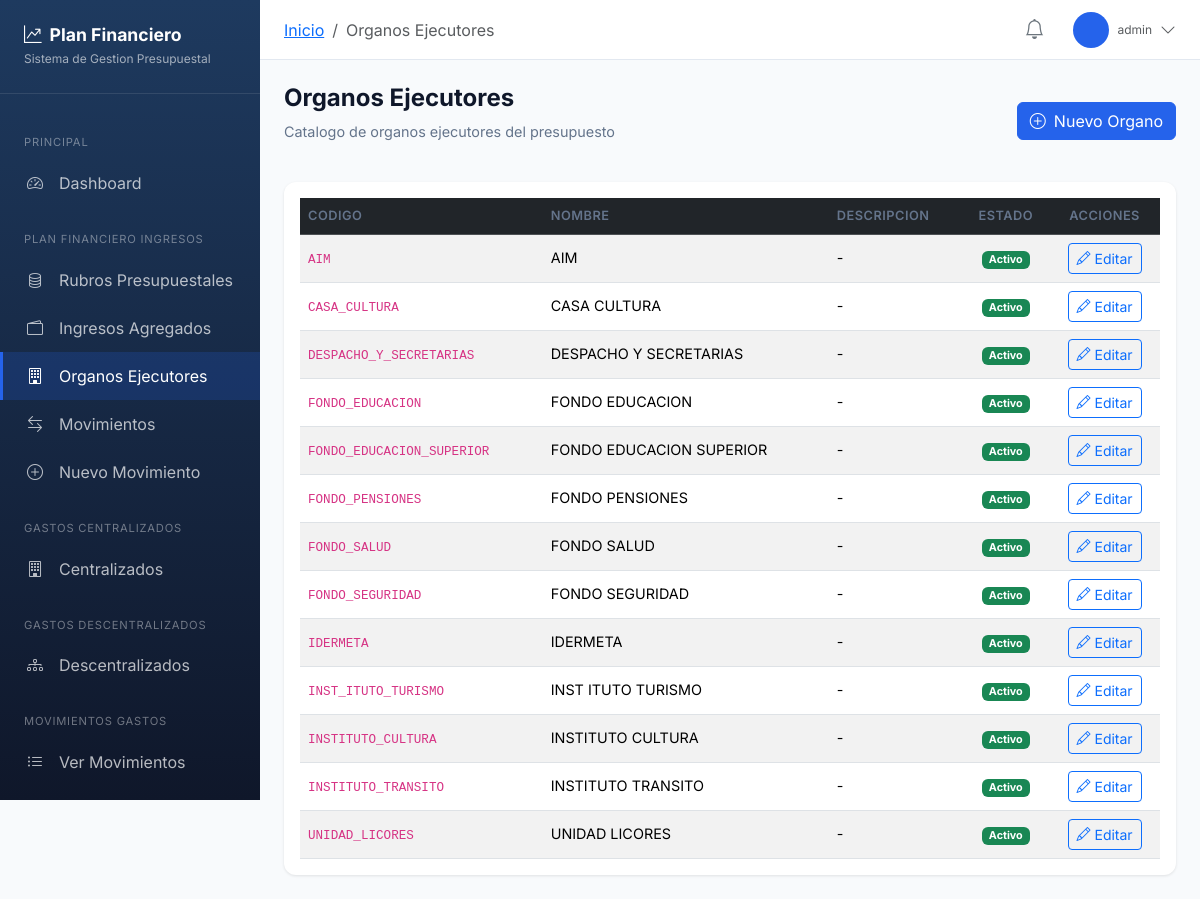
Screenshot of /app/organos/ (signed in) with the database file from the repository.
### planfinanciero/models.py (models this page shows, shortened)
class OrganoEjecutor(models.Model):
    codigo = models.CharField(max_length=50, unique=True, verbose_name="Código")
    nombre = models.CharField(max_length=200, verbose_name="Nombre")
    descripcion = models.TextField(blank=True, verbose_name="Descripción")
    activo = models.BooleanField(default=True)
    class Meta:
        verbose_name = "Órgano Ejecutor"
        verbose_name_plural = "Órganos Ejecutores"
        ordering = ['nombre']

### planfinanciero/views.py (the view)
# urls.py: path('organos/', views.organos_lista, name='organos_lista'),
@login_required
def organos_lista(request):
    organos = OrganoEjecutor.objects.all()
    return render(request, 'planfinanciero/organos_lista.html', {'organos': organos})

### templates/planfinanciero/organos_lista.html (shortened to what this page needs)
{% extends 'planfinanciero/base_app.html' %}
{% block breadcrumb %}
<li class="breadcrumb-item active">Organos Ejecutores</li>
{% endblock %}
{% block content %}
<div class="d-flex justify-content-between align-items-center mb-4">
    <div>
        <h1 class="page-title">Organos Ejecutores</h1>
        <p class="page-subtitle">Catalogo de organos ejecutores del presupuesto</p>
    </div>
    <a href="{% url 'planfinanciero:organo_crear' %}" class="btn btn-primary">
        <i class="bi bi-plus-circle me-2"></i>Nuevo Organo
    </a>
</div>
<div class="card">
    <div class="card-body">
        <div class="table-responsive">
            <table class="table table-striped table-hover">
                <thead class="table-dark">
                    <tr>
                        <th>Codigo</th>
                        <th>Nombre</th>
                        <th>Descripcion</th>
                        <th class="text-center">Estado</th>
                        <th class="text-center">Acciones</th>
                    </tr>
                </thead>
                <tbody>
                    {% for organo in organos %}
                    <tr>
                        <td><code>{{ organo.codigo }}</code></td>
                        <td>{{ organo.nombre }}</td>
                        <td>{{ organo.descripcion|default:"-"|truncatewords:10 }}</td>
                        <td class="text-center">
                            {% if organo.activo %}
                            <span class="badge bg-success">Activo</span>
                            {% else %}
                            <span class="badge bg-secondary">Inactivo</span>
                            {% endif %}
                        </td>
                        <td class="text-center">
                            <a href="{% url 'planfinanciero:organo_editar' organo.pk %}" class="btn btn-sm btn-outline-primary">
                                <i class="bi bi-pencil"></i> Editar
                            </a>
                        </td>
                    </tr>
                    {% empty %}
                    <tr>
                        <td colspan="5" class="text-center text-muted">No hay organos ejecutores registrados</td>
                    </tr>
                    {% endfor %}
                </tbody>
            </table>
        </div>
    </div>
</div>
{% endblock %}

### templates/planfinanciero/base_app.html (shortened to what this page needs)
{% extends 'base.html' %}
{% load humanize %}
{% block body %}
<nav class="sidebar" id="sidebar">
    <div class="sidebar-brand">
        <h4><i class="bi bi-graph-up-arrow me-2"></i>Plan Financiero</h4>
        <small>Sistema de Gestion Presupuestal</small>
    </div>
    <div class="sidebar-nav">
        <div class="nav-section">Principal</div>
        <a href="{% url 'planfinanciero:dashboard' %}" class="nav-link {% if request.resolver_match.url_name == 'dashboard' %}active{% endif %}">
            <i class="bi bi-speedometer2"></i>
            <span>Dashboard</span>
        </a>
        <div class="nav-section">Plan Financiero Ingresos</div>
        <a href="{% url 'planfinanciero:rubros_lista' %}" class="nav-link {% if 'rubro' in request.resolver_match.url_name and 'gasto' not in request.resolver_match.url_name %}active{% endif %}">
            <i class="bi bi-database"></i>
            <span>Rubros Presupuestales</span>
        </a>
        <a href="{% url 'planfinanciero:fuentes_lista' %}" class="nav-link {% if 'fuente' in request.resolver_match.url_name %}active{% endif %}">
            <i class="bi bi-wallet2"></i>
            <span>Ingresos Agregados</span>
        </a>
        <a href="{% url 'planfinanciero:organos_lista' %}" class="nav-link {% if 'organo' in request.resolver_match.url_name %}active{% endif %}">
            <i class="bi bi-building"></i>
            <span>Organos Ejecutores</span>
        </a>
        <a href="{% url 'planfinanciero:movimientos_lista' %}" class="nav-link {% if 'movimiento' in request.resolver_match.url_name and 'gasto' not in request.resolver_match.url_name %}active{% endif %}">
            <i class="bi bi-arrow-left-right"></i>
            <span>Movimientos</span>
        </a>
        <a href="{% url 'planfinanciero:movimiento_crear' %}" class="nav-link">
            <i class="bi bi-plus-circle"></i>
            <span>Nuevo Movimiento</span>
        </a>
        <div class="nav-section">Gastos Centralizados</div>
        <a href="{% url 'planfinanciero:gastos_centralizados' %}" class="nav-link ">
            <i class="bi bi-building"></i>
            <span>Centralizados</span>
        </a>
        <div class="nav-section">Gastos Descentralizados</div>
        <a href="{% url 'planfinanciero:gastos_descentralizados' %}" class="nav-link {% if request.resolver_match.url_name == 'gastos_descentralizados' or tipo_entidad == 'DESCENTRALIZADO' %}active{% endif %}">
            <i class="bi bi-diagram-3"></i>
            <span>Descentralizados</span>
        </a>
        <div class="nav-section">Movimientos Gastos</div>
        <a href="{% url 'planfinanciero:gastos_movimientos_lista' %}" class="nav-link {% if 'gastos_movimiento' in request.resolver_match.url_name %}active{% endif %}">
            <i class="bi bi-list-ul"></i>
            <span>Ver Movimientos</span>
        </a>
        <a href="{% url 'planfinanciero:gastos_movimiento_crear' %}" class="nav-link">
            <i class="bi bi-plus-circle"></i>
            <span>Nuevo Mov. Gasto</span>
        </a>
    </div>
</nav>
<main class="main-content">
    <header class="top-header">
        <div class="d-flex align-items-center">
            <nav aria-label="breadcrumb">
                <ol class="breadcrumb mb-0">
                    <li class="breadcrumb-item"><a href="{% url 'planfinanciero:dashboard' %}">Inicio</a></li>
                    {% block breadcrumb %}{% endblock %}
                </ol>
            </nav>
        </div>
        <div class="d-flex align-items-center gap-3">
            <div class="dropdown">
                <button class="btn btn-link position-relative" data-bs-toggle="dropdown">
                    <i class="bi bi-bell fs-5 text-secondary"></i>
                </button>
            </div>
            <div class="dropdown user-dropdown">
                <div class="d-flex align-items-center" data-bs-toggle="dropdown">
                    <div class="user-avatar me-2">
                    </div>
                    <div class="d-none d-md-block">
                        <div class="text-muted" style="font-size: 0.75rem;">{{ user.username }}</div>
                    </div>
                    <i class="bi bi-chevron-down ms-2 text-muted"></i>
                </div>
            </div>
        </div>
    </header>
    <div class="page-content">
        {% block content %}{% endblock %}
    </div>
</main>
{% endblock %}

### templates/base.html (style rules this page uses)
:root { --primary-color: #2563eb; --primary-dark: #1d4ed8; --secondary-color: #64748b; --success-color: #10b981; --danger-color: #ef4444; --warning-color: #f59e0b; --info-color: #06b6d4; --sidebar-width: 260px; --header-height: 60px; }
* { font-family: 'Inter', sans-serif; }
body { background-color: #f8fafc; }
.sidebar { position: fixed; top: 0; left: 0; width: var(--sidebar-width); height: 100vh; background: linear-gradient(180deg, #1e3a5f 0%, #0f172a 100%); color: white; z-index: 1000; overflow-y: auto; transition: transform 0.3s ease; }
.sidebar-brand { padding: 1.5rem; border-bottom: 1px solid rgba(255, 255, 255, 0.1); }
.sidebar-brand h4 { margin: 0; font-weight: 700; font-size: 1.1rem; }
.sidebar-brand small { color: rgba(255, 255, 255, 0.6); font-size: 0.75rem; }
.sidebar-nav { padding: 1rem 0; }
.nav-section { padding: 0.5rem 1.5rem; font-size: 0.7rem; text-transform: uppercase; letter-spacing: 0.05rem; color: rgba(255, 255, 255, 0.4); margin-top: 1rem; }
.sidebar-nav .nav-link { display: flex; align-items: center; padding: 0.75rem 1.5rem; color: rgba(255, 255, 255, 0.7); text-decoration: none; transition: all 0.2s; border-left: 3px solid transparent; }
.sidebar-nav .nav-link.active { background: rgba(37, 99, 235, 0.2); color: white; border-left-color: var(--primary-color); }
.sidebar-nav .nav-link i { width: 20px; margin-right: 0.75rem; font-size: 1rem; }
.main-content { margin-left: var(--sidebar-width); min-height: 100vh; }
.top-header { height: var(--header-height); background: white; border-bottom: 1px solid #e2e8f0; display: flex; align-items: center; justify-content: space-between; padding: 0 1.5rem; position: sticky; top: 0; z-index: 100; }
.page-content { padding: 1.5rem; }
.card { border: none; border-radius: 0.75rem; box-shadow: 0 1px 3px rgba(0, 0, 0, 0.1); }
.table { margin-bottom: 0; }
.table th { font-weight: 600; font-size: 0.8rem; text-transform: uppercase; letter-spacing: 0.03rem; color: var(--secondary-color); border-bottom-width: 1px; }
.table td { vertical-align: middle; font-size: 0.9rem; }
.btn-primary { background-color: var(--primary-color); border-color: var(--primary-color); }
.page-title { font-size: 1.2rem; font-weight: 700; color: #0f172a; margin-bottom: 0.25rem; }
.page-subtitle { color: var(--secondary-color); font-size: 0.8rem; }
@media (min-width: 768px) { .page-title { font-size: 1.5rem; margin-bottom: 0.5rem; } }
@media (min-width: 768px) { .page-subtitle { font-size: 0.9rem; } }
.user-dropdown { cursor: pointer; }
.user-avatar { width: 36px; height: 36px; border-radius: 50%; background: var(--primary-color); color: white; display: flex; align-items: center; justify-content: center; font-weight: 600; font-size: 0.85rem; }

### rows the page displays
OrganoEjecutor: codigo "AIM", nombre "AIM", descripcion "-", activo "Activo"
OrganoEjecutor: codigo "CASA_CULTURA", nombre "CASA CULTURA", descripcion "-", activo "Activo"
OrganoEjecutor: codigo "DESPACHO_Y_SECRETARIAS", nombre "DESPACHO Y SECRETARIAS", descripcion "-", activo "Activo"
OrganoEjecutor: codigo "FONDO_EDUCACION", nombre "FONDO EDUCACION", descripcion "-", activo "Activo"
OrganoEjecutor: codigo "FONDO_EDUCACION_SUPERIOR", nombre "FONDO EDUCACION SUPERIOR", descripcion "-", activo "Activo"
OrganoEjecutor: codigo "FONDO_PENSIONES", nombre "FONDO PENSIONES", descripcion "-", activo "Activo"
OrganoEjecutor: codigo "FONDO_SALUD", nombre "FONDO SALUD", descripcion "-", activo "Activo"
OrganoEjecutor: codigo "FONDO_SEGURIDAD", nombre "FONDO SEGURIDAD", descripcion "-", activo "Activo"
OrganoEjecutor: codigo "IDERMETA", nombre "IDERMETA", descripcion "-", activo "Activo"
OrganoEjecutor: codigo "INST_ITUTO_TURISMO", nombre "INST ITUTO TURISMO", descripcion "-", activo "Activo"
OrganoEjecutor: codigo "INSTITUTO_CULTURA", nombre "INSTITUTO CULTURA", descripcion "-", activo "Activo"
OrganoEjecutor: codigo "INSTITUTO_TRANSITO", nombre "INSTITUTO TRANSITO", descripcion "-", activo "Activo"
OrganoEjecutor: codigo "UNIDAD_LICORES", nombre "UNIDAD LICORES", descripcion "-", activo "Activo"

### other values shown
{{ user.username }} "admin"
